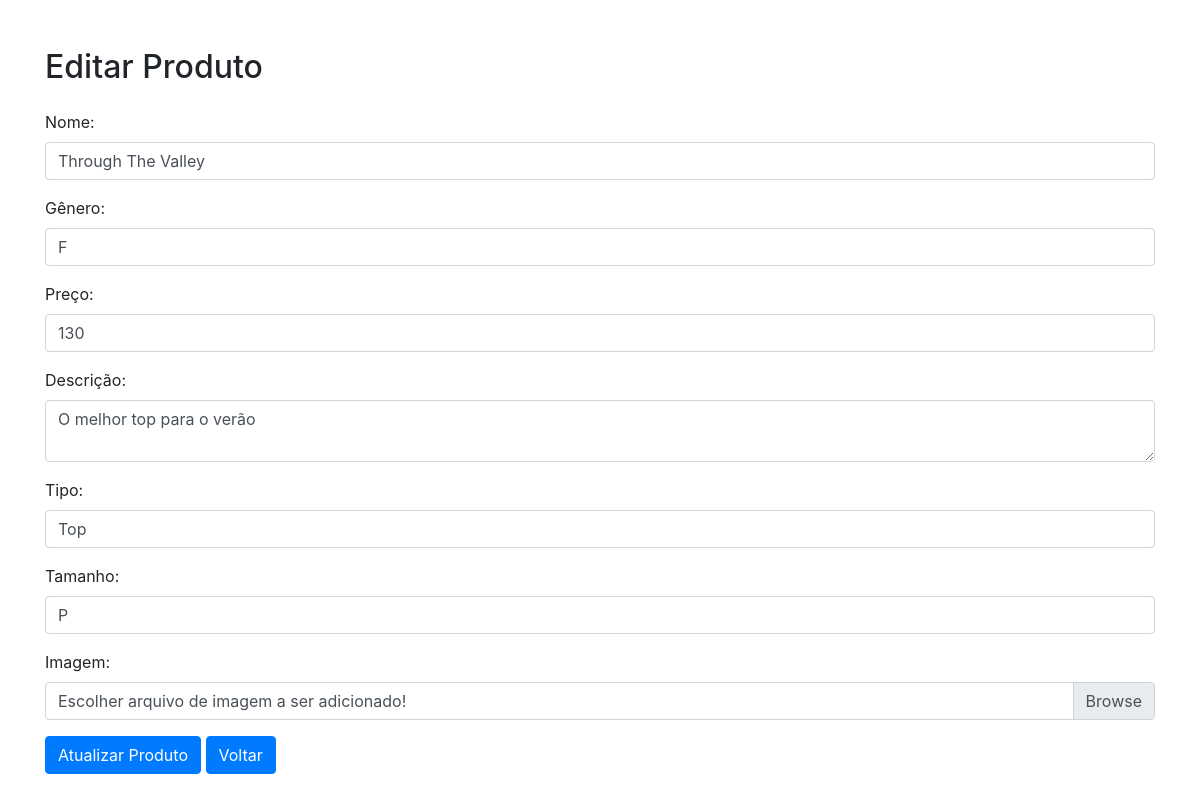
/application/views/console/pages/admin/produtos/formulario.php?id=4 (signed in), run on the app's committed database.
### tables this page shows
CREATE TABLE `produtos` (
  `proId` int NOT NULL AUTO_INCREMENT,
  `proAdmId` int DEFAULT NULL,
  `proNome` varchar(80) DEFAULT NULL,
  `proGenero` enum('M','F') DEFAULT 'M',
  `proPreco` float DEFAULT NULL,
  `proDescricao` mediumblob,
  `proTipo` varchar(60) DEFAULT NULL,
  `proTamanho` enum('P','M','G','GG') DEFAULT 'M',
  `proImagem` blob,
  PRIMARY KEY (`proId`),
  KEY `fk_produtos_administrador1_idx` (`proAdmId`),
  CONSTRAINT `fk_produtos_administrador1` FOREIGN KEY (`proAdmId`) REFERENCES `administrador` (`admId`)
);

### application/views/console/pages/admin/produtos/formulario.php (the view, shortened to what this page needs)
<?php
include '../../../../../controllers/connection.php';
if(isset($_GET['id'])) {
    $id = $_GET['id'];
    $sql = "SELECT * FROM produtos WHERE proId=$id";
    $result = $conn->query($sql);
    if ($result) {
        if ($result->num_rows == 1) {
            $produto = $result->fetch_assoc();
        } else {
            showAlert("Produto não encontrado", 'danger');
        }
    } else {
        showAlert("Erro na consulta SQL: " . $conn->error, 'danger');
    }
} else {
    showAlert("ID do produto não fornecido na URL", 'danger');
}
?>
<!DOCTYPE html>
<html lang="pt-br">
<head>
<link rel="stylesheet" href="https://stackpath.bootstrapcdn.com/bootstrap/4.5.2/css/bootstrap.min.css">
</head>
<body>
<div class="container mt-5">
    <h2>Editar Produto</h2>
    <form method="POST" enctype="multipart/form-data" class="mt-4">
        <div class="form-group">
            <label for="nome">Nome:</label>
            <input type="text" class="form-control" id="nome" name="proNome" value="<?php echo $produto['proNome']; ?>" required>
        </div>
        <div class="form-group">
            <label for="genero">Gênero:</label>
            <input type="text" class="form-control" id="genero" name="proGenero" value="<?php echo $produto['proGenero']; ?>" required>
        </div>
        <div class="form-group">
            <label for="preco">Preço:</label>
            <input type="number" class="form-control" id="preco" name="proPreco" value="<?php echo $produto['proPreco']; ?>" required>
        </div>
        <div class="form-group">
            <label for="descricao">Descrição:</label>
            <textarea class="form-control" id="descricao" name="proDescricao" required><?php echo $produto['proDescricao']; ?></textarea>
        </div>
        <div class="form-group">
            <label for="tipo">Tipo:</label>
            <input type="text" class="form-control" id="tipo" name="proTipo" value="<?php echo $produto['proTipo']; ?>" required>
        </div>
        <div class="form-group">
            <label for="tamanho">Tamanho:</label>
            <input type="text" class="form-control" id="tamanho" name="proTamanho" value="<?php echo $produto['proTamanho']; ?>" required>
        </div>
        <div class="form-group">
            <label for="imagem">Imagem:</label>
            <div class="custom-file">
                <label class="custom-file-label" for="imagem">Escolher arquivo de imagem a ser adicionado!</label>
            </div>
        </div>
        <button type="submit" class="btn btn-primary" name="update">Atualizar Produto</button>
        <a href="listagem.php" class="btn btn-primary" name="back">Voltar</a>
    </form>
</div>
</body>
</html>

### data on the page
produtos: proNome "Through The Valley", proGenero "F", proPreco "130", proDescricao "O melhor top para o verão", proTipo "Top", proTamanho "P"
